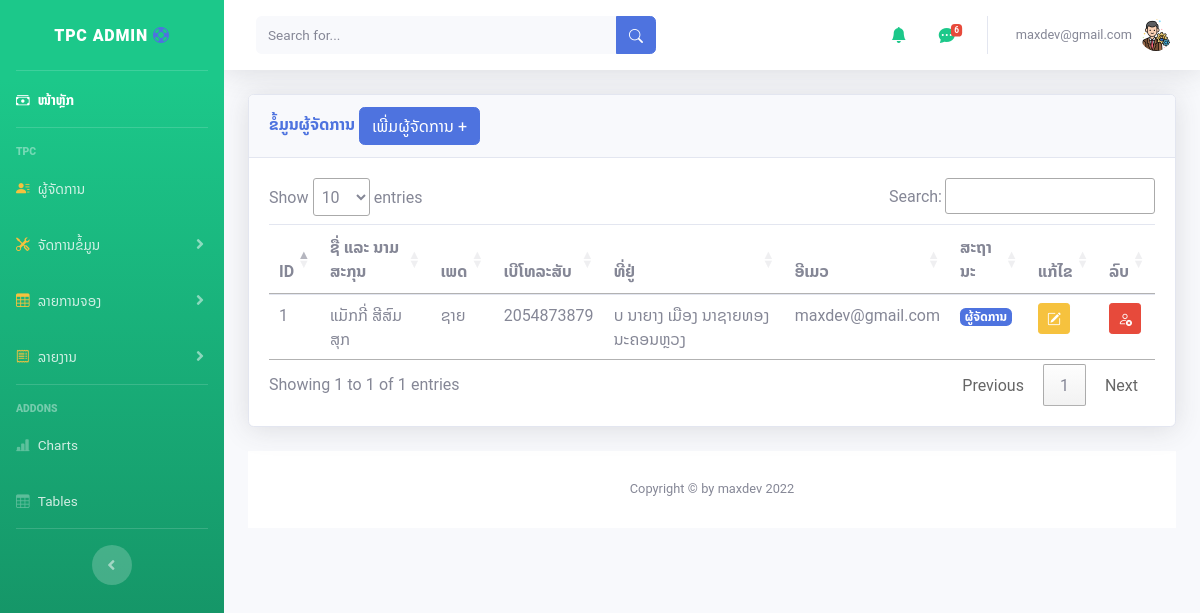
/admin/admin.php (signed in), run on the app's committed database.
### tables this page shows
CREATE TABLE `employee` (
  `id` int(11) NOT NULL,
  `fullname` varchar(50) NOT NULL,
  `gender` varchar(10) NOT NULL,
  `tel` int(20) NOT NULL,
  `address` varchar(50) NOT NULL,
  `email` varchar(50) NOT NULL,
  `password` varchar(50) NOT NULL,
  `status` int(2) NOT NULL,
  `date_save` timestamp NOT NULL DEFAULT current_timestamp() ON UPDATE current_timestamp()
);

### admin/admin.php (the view, shortened to what this page needs)
<?php
include('includes/header.php');
include('includes/navbar.php');
 ?>
<div class="container-fluid">
<div class="card shadow mb-4">
	<div class="card-header py3">
		<h6 class="m-0 font-weight-bold text-primary">ຂໍ້ມູນຜູ້ຈັດການ
		<button type="button" class="btn btn-primary" data-toggle="modal" data-target="#addadminprofile">
       ເພີ່ມຜູ້ຈັດການ +
		</button>
		</h6>
	</div>
<div class="card-body">
	<div class="table-responsive">
		 <?php
		 		include ('database/dbconfig.php');
                $query = "SELECT * FROM employee WHERE status=1";
                $query_run = mysqli_query($connection, $query);
         ?>
		<table class="table " id="dataTable" width="100%" cellspacing="0">
			<thead>
    <tr>
       <th> ID </th>
       <th> ຊື່ ແລະ ນາມສະກຸນ </th>
       <th> ເພດ </th>
       <th> ເບີໂທລະສັບ </th>
       <th> ທີ່ຢູ່ </th>
       <th>ອີເມວ </th>
       <th>ສະຖານະ </th>
       <th>ແກ້ໄຂ</th>
       <th>ລົບ</th>
    </tr>
  </thead>
  <tbody>
  	 <?php
                        $No=1;
                        if(mysqli_num_rows($query_run) > 0)
                        {
                            while($row = mysqli_fetch_assoc($query_run))
                            {
                        ?>
                            <tr>
                                <td><?php  echo $No++ ?></td>
                                <td><?php  echo $row['fullname']; ?></td>
                                <td><?php  echo $row['gender']; ?></td>
                                <td><?php  echo $row['tel']; ?></td>
                                <td><?php  echo $row['address']; ?></td>
                                <td><?php  echo $row['email']; ?></td>
                                <td>
                                <?php $status = $row['status'];
                                                if ($status == 1) {
                                                    echo "<span class='badge badge-primary'>ຜູ້ຈັດການ</span>";
                                                } elseif ($status == 2) {
                                                    echo  "<span class='badge badge-success'>ພະນັກງານ</span>";
                                                }
                                                ?>
                                </td>
                                <td>
                                    <form action="admin_edit.php" method="post">
                                        <button type="submit" name="edit_btn" class="btn btn-warning btn-sm"><i class="bi bi-pencil-square">
                                        </i> </button>
                                    </form>
                                </td>
                                <td>
                                    <form action="admin_db.php" method="post">
                                        <button type="submit" name="delete_btn" class="btn btn-danger btn-sm"  onclick="return confirm('ຍຶນຍັນການລົບ')"><i class="bi bi-person-x"></i></button>
                                    </form>
                                </td>
                            </tr>
                        <?php
                            }
                        }
                        else {
                            echo "No Record Found";
                        }
                        ?>
  </tbody>
		</table>
	</div>
  </div>
</div>
<?php include ('includes/script.php');
include ('includes/footer.php');
?>

### data on the page
employee: fullname "ແມັກກີ່ ສີສົມສຸກ", gender "ຊາຍ", tel "2054873879", address "ບ ນາຍາງ ເມືອງ ນາຊາຍທອງ ນະຄອນຫຼວງ", email "maxdev@gmail.com", status "ຜູ້ຈັດການ"

### other printed values
$count "6"
$_SESSION['name'] "maxdev@gmail.com"
